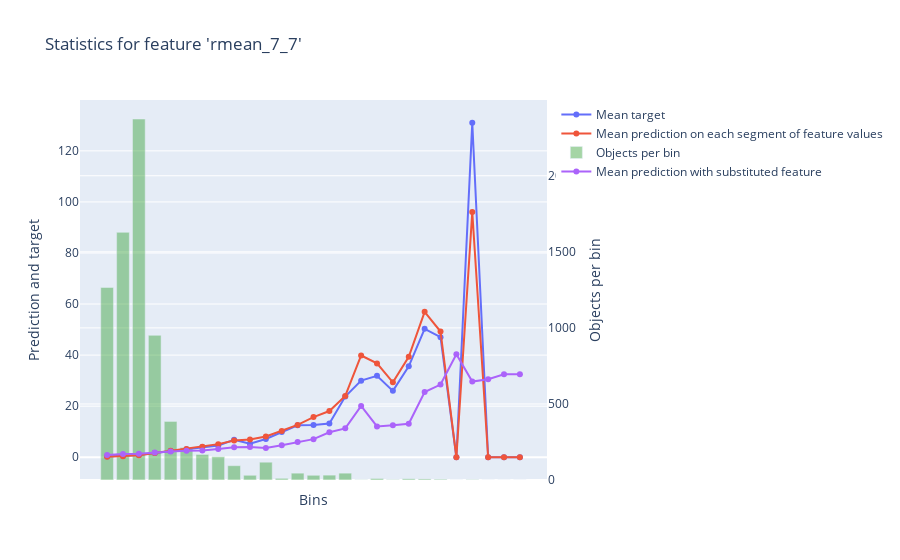
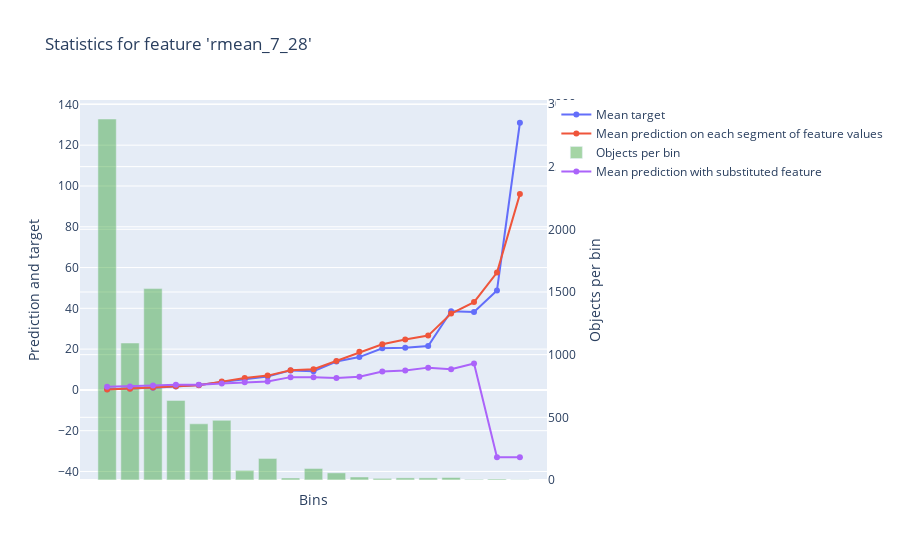
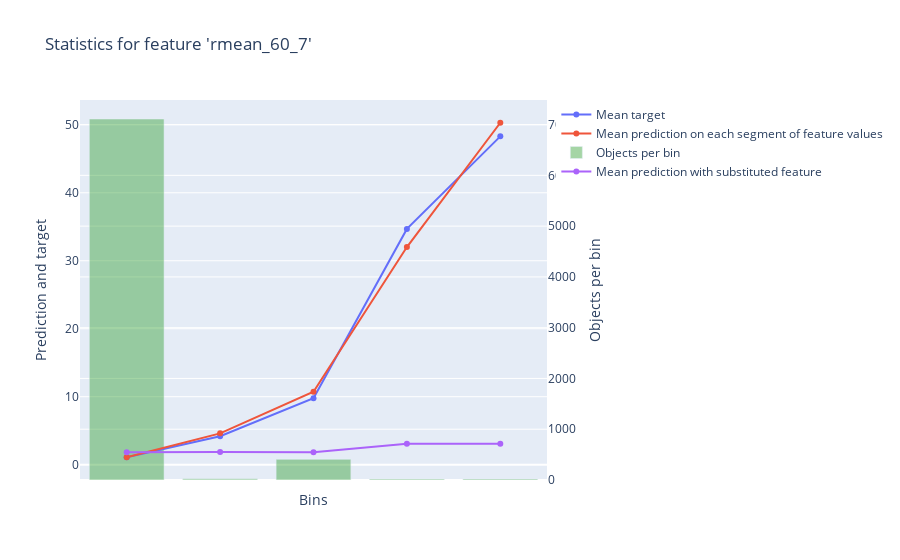
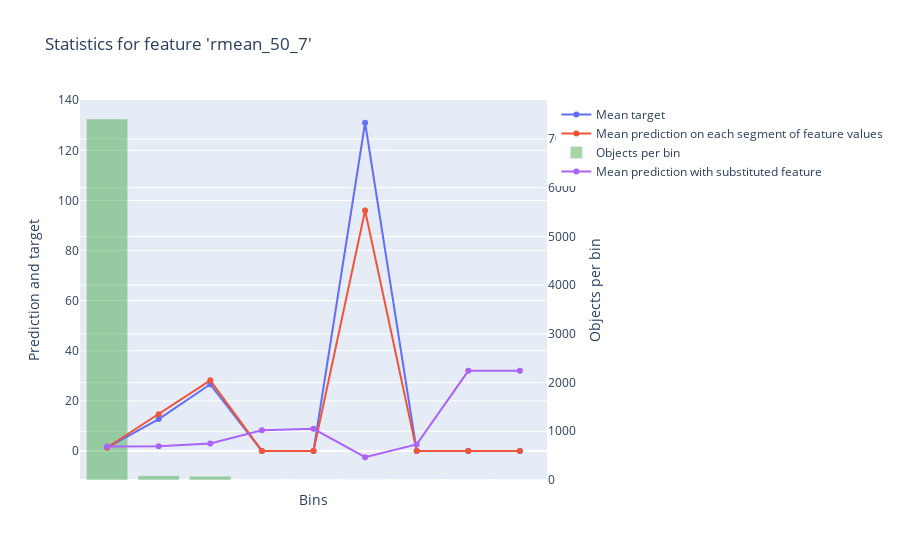

The notebook cell these images were saved under, in order:
### Code cell
model.calc_feature_statistics(X_train[23940000:], y_train[23940000:],feature=feature, plot=True)

### Figure 1 — Plotly figure (JSON) as saved in the notebook; plotly's stock layout.template omitted (floating-point values rounded to 4 significant figures)
{"data": [{"mode": "lines+markers", "name": "Mean target", "type": "scatter", "xaxis": "x", "y": [0.3325, 0.4552, 0.866, 1.636, 2.408, 3.089, 4.024, 4.614, 6.84, 5.29, 7.137, 9.909, 12.51, 12.68, 13.22, 23.76, 30, 31.9, 26, 35.62, 50.29, 47, 0, 131, 0, 0, 0], "yaxis": "y"}, {"mode": "lines+markers", "name": "Mean prediction on each segment of feature values", "type": "scatter", "xaxis": "x", "y": [0.2044, 0.4094, 0.8277, 1.644, 2.547, 3.235, 4.157, 5.138, 6.57, 6.917, 8.131, 10.32, 12.67, 15.73, 18.1, 24.0, 39.85, 36.75, 29.36, 39.33, 56.94, 49.25, 0, 96.0, 0, 0, 0], "yaxis": "y"}, {"marker": {"color": "rgba(30, 150, 30, 0.4)"}, "name": "Objects per bin", "type": "bar", "width": 0.8, "xaxis": "x", "y": [1266, 1628, 2373, 951, 385, 214, 168, 153, 94, 31, 117, 11, 45, 31, 32, 45, 1, 10, 2, 8, 7, 5, 0, 2, 0, 0, 0], "yaxis": "y2"}, {"mode": "lines+markers", "name": "Mean prediction with substituted feature", "type": "scatter", "xaxis": "x", "y": [0.9257, 1.312, 1.394, 1.878, 2.276, 2.541, 2.6, 3.233, 3.91, 4.032, 3.589, 4.683, 5.94, 7.094, 9.802, 11.32, 20.08, 12.09, 12.5, 13.1, 25.52, 28.47, 40.36, 29.62, 30.57, 32.49, 32.49], "yaxis": "y"}], "layout": {"title": {"text": "Statistics for feature 'rmean_7_7'"}, "xaxis": {"showticklabels": false, "tickmode": "array", "ticktext": ["(-inf, 0.0714]", "(0.0714, 0.3571]", "(0.3571, 1.2143]", "(1.2143, 2.2143]", "(2.2143, 3.0714]", "(3.0714, 3.7857]", "(3.7857, 4.5000]", "(4.5000, 5.7857]", "(5.7857, 6.9286]", "(6.9286, 7.5000]", "(7.5000, 10.3571]", "(10.3571, 10.9286]", "(10.9286, 13.7857]", "(13.7857, 16.3571]", "(16.3571, 21.7857]", "(21.7857, 29.2143]", "(29.2143, 29.5000]", "(29.5000, 33.3571]", "(33.3571, 36.3571]", "(36.3571, 43.5000]", "(43.5000, 51.6429]", "(51.6429, 65.7143]", "(65.7143, 77.8571]", "(77.8571, 95.5714]", "(95.5714, 110.2857]", "(110.2857, 122.0000]", "(122.0000, +inf)"], "tickvals": [0, 1, 2, 3, 4, 5, 6, 7, 8, 9, 10, 11, 12, 13, 14, 15, 16, 17, 18, 19, 20, 21, 22, 23, 24, 25, 26], "title": {"text": "Bins"}}, "yaxis": {"overlaying": "y2", "side": "left", "title": {"text": "Prediction and target"}}, "yaxis2": {"position": 1, "side": "right", "title": {"text": "Objects per bin"}}}}

### Figure 2 — Plotly figure (JSON) as saved in the notebook; plotly's stock layout.template omitted (floating-point values rounded to 4 significant figures)
{"data": [{"mode": "lines+markers", "name": "Mean target", "type": "scatter", "xaxis": "x", "y": [0.3156, 0.6542, 1.028, 1.707, 2.402, 3.847, 5.13, 6.552, 9.562, 9.141, 13.93, 16.08, 20.38, 20.71, 21.47, 38.55, 38.2, 48.75, 131], "yaxis": "y"}, {"mode": "lines+markers", "name": "Mean prediction on each segment of feature values", "type": "scatter", "xaxis": "x", "y": [0.2407, 0.5565, 1.129, 1.734, 2.248, 4.054, 5.877, 7.006, 9.635, 10.11, 14.19, 18.65, 22.37, 24.66, 26.62, 37.45, 43.06, 57.54, 96.0], "yaxis": "y"}, {"marker": {"color": "rgba(30, 150, 30, 0.4)"}, "name": "Objects per bin", "type": "bar", "width": 0.8, "xaxis": "x", "y": [2880, 1093, 1527, 635, 448, 476, 77, 172, 16, 92, 57, 24, 13, 17, 17, 20, 5, 8, 2], "yaxis": "y2"}, {"mode": "lines+markers", "name": "Mean prediction with substituted feature", "type": "scatter", "xaxis": "x", "y": [1.551, 1.681, 2.108, 2.476, 2.469, 3.15, 3.719, 4.116, 6.26, 6.216, 5.792, 6.402, 9.055, 9.553, 10.91, 10.17, 12.95, -33.03, -33.03], "yaxis": "y"}], "layout": {"title": {"text": "Statistics for feature 'rmean_7_28'"}, "xaxis": {"showticklabels": false, "tickmode": "array", "ticktext": ["(-inf, 0.3750]", "(0.3750, 0.6250]", "(0.6250, 1.3036]", "(1.3036, 1.9107]", "(1.9107, 2.6607]", "(2.6607, 4.8750]", "(4.8750, 5.5893]", "(5.5893, 7.8750]", "(7.8750, 8.2679]", "(8.2679, 10.7679]", "(10.7679, 14.9821]", "(14.9821, 19.0179]", "(19.0179, 21.6250]", "(21.6250, 24.5536]", "(24.5536, 28.6786]", "(28.6786, 35.8571]", "(35.8571, 42.6964]", "(42.6964, 56.5179]", "(56.5179, +inf)"], "tickvals": [0, 1, 2, 3, 4, 5, 6, 7, 8, 9, 10, 11, 12, 13, 14, 15, 16, 17, 18], "title": {"text": "Bins"}}, "yaxis": {"overlaying": "y2", "side": "left", "title": {"text": "Prediction and target"}}, "yaxis2": {"position": 1, "side": "right", "title": {"text": "Objects per bin"}}}}

### Figure 3 — Plotly figure (JSON) as saved in the notebook; plotly's stock layout.template omitted (floating-point values rounded to 4 significant figures)
{"data": [{"mode": "lines+markers", "name": "Mean target", "type": "scatter", "xaxis": "x", "y": [1.094, 4.174, 9.781, 34.68, 48.3], "yaxis": "y"}, {"mode": "lines+markers", "name": "Mean prediction on each segment of feature values", "type": "scatter", "xaxis": "x", "y": [1.09, 4.605, 10.73, 32.01, 50.3], "yaxis": "y"}, {"marker": {"color": "rgba(30, 150, 30, 0.4)"}, "name": "Objects per bin", "type": "bar", "width": 0.8, "xaxis": "x", "y": [7110, 23, 407, 19, 20], "yaxis": "y2"}, {"mode": "lines+markers", "name": "Mean prediction with substituted feature", "type": "scatter", "xaxis": "x", "y": [1.812, 1.876, 1.822, 3.081, 3.081], "yaxis": "y"}], "layout": {"title": {"text": "Statistics for feature 'rmean_60_7'"}, "xaxis": {"showticklabels": false, "tickmode": "array", "ticktext": ["(-inf, 4.6429]", "(4.6429, 4.9286]", "(4.9286, 27.7857]", "(27.7857, 36.6429]", "(36.6429, +inf)"], "tickvals": [0, 1, 2, 3, 4], "title": {"text": "Bins"}}, "yaxis": {"overlaying": "y2", "side": "left", "title": {"text": "Prediction and target"}}, "yaxis2": {"position": 1, "side": "right", "title": {"text": "Objects per bin"}}}}

### Figure 4 — Plotly figure (JSON) as saved in the notebook; plotly's stock layout.template omitted (floating-point values rounded to 4 significant figures)
{"data": [{"mode": "lines+markers", "name": "Mean target", "type": "scatter", "xaxis": "x", "y": [1.35, 12.74, 26.61, 0, 0, 131, 0, 0, 0], "yaxis": "y"}, {"mode": "lines+markers", "name": "Mean prediction on each segment of feature values", "type": "scatter", "xaxis": "x", "y": [1.37, 14.6, 28.17, 0, 0, 96.0, 0, 0, 0], "yaxis": "y"}, {"marker": {"color": "rgba(30, 150, 30, 0.4)"}, "name": "Objects per bin", "type": "bar", "width": 0.8, "xaxis": "x", "y": [7411, 87, 79, 0, 0, 2, 0, 0, 0], "yaxis": "y2"}, {"mode": "lines+markers", "name": "Mean prediction with substituted feature", "type": "scatter", "xaxis": "x", "y": [1.822, 1.834, 2.985, 8.22, 8.818, -2.515, 2.601, 31.99, 31.99], "yaxis": "y"}], "layout": {"title": {"text": "Statistics for feature 'rmean_50_7'"}, "xaxis": {"showticklabels": false, "tickmode": "array", "ticktext": ["(-inf, 11.2143]", "(11.2143, 18.7857]", "(18.7857, 57.0000]", "(57.0000, 64.8571]", "(64.8571, 79.1429]", "(79.1429, 95.7143]", "(95.7143, 116.7857]", "(116.7857, 137.2143]", "(137.2143, +inf)"], "tickvals": [0, 1, 2, 3, 4, 5, 6, 7, 8], "title": {"text": "Bins"}}, "yaxis": {"overlaying": "y2", "side": "left", "title": {"text": "Prediction and target"}}, "yaxis2": {"position": 1, "side": "right", "title": {"text": "Objects per bin"}}}}
